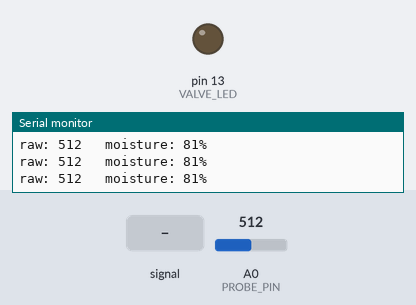
Recording of a sketch running on a simulated Arduino Uno, built with avr-gcc and run on an emulated ATmega328P. On the bench: output pins drawn as LEDs (lit = HIGH), the last lines printed to the serial monitor. Dashed ring = blinking. The test bench sets the inputs (shaded band); at power-on: A0 (PROBE_PIN) = 512.

Above: at 1.2 s.
1.3 s: A0 (PROBE_PIN) fed a 200 Hz sine of ±460 counts around its level
At 2.01 s:
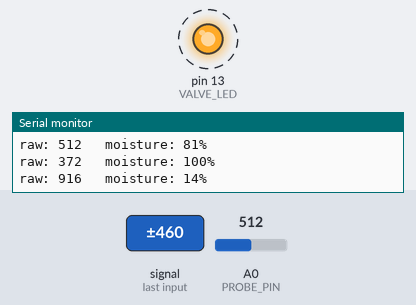
4.3 s: A0 (PROBE_PIN) set to 0
At 5.2 s:
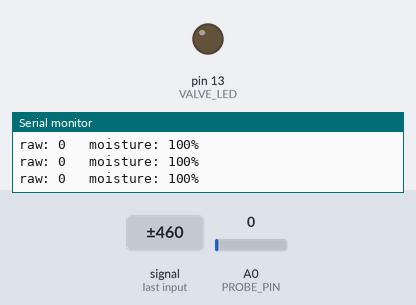
7.3 s: A0 (PROBE_PIN) set to 778
8.8 s: A0 (PROBE_PIN) set to 800
At 10.2 s:
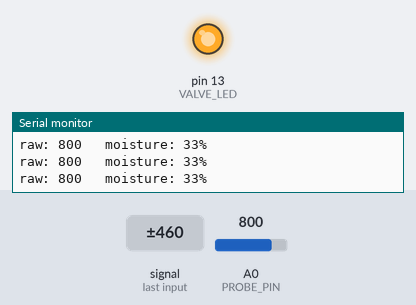
10.6 s: A0 (PROBE_PIN) set to 689
12.1 s: A0 (PROBE_PIN) set to 656
At 13.5 s:
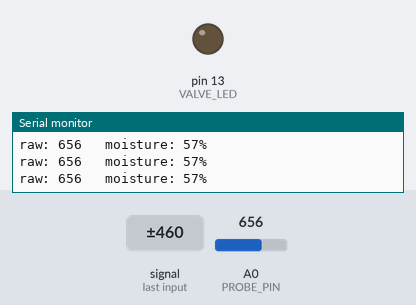
Timing chart, 0 to 14.9 s (numbered marks = the images above; inputs shaded):
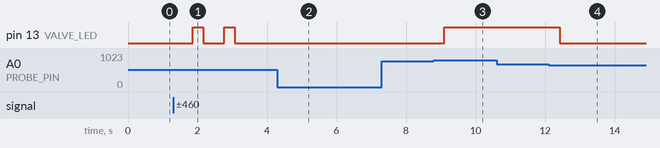

The sketch:

rootwise_uno.ino
```cpp
const bool USE_DIY_PROBE = true;
const bool CALIBRATING   = true;   // step 1: true. step 2: false for the demo

int DRY_RAW = 1000;   // replace with your raw reading in AIR
int WET_RAW = 400;    // replace with your raw reading in WATER

const int LOW_PCT  = 35;   // below this: valve opens
const int HIGH_PCT = 55;   // above this: valve closes

const int PROBE_PIN = A0;
const int VALVE_LED = 13;
bool valveOpen = false;

void setup() {
  Serial.begin(9600);
  pinMode(VALVE_LED, OUTPUT);
  if (USE_DIY_PROBE) pinMode(PROBE_PIN, INPUT_PULLUP);
  else pinMode(PROBE_PIN, INPUT);
}

int readAvg() {
  long s = 0;
  for (int i = 0; i < 10; i++) { s += analogRead(PROBE_PIN); delay(5); }
  return s / 10;
}

void loop() {
  int raw = readAvg();
  int moisture = constrain(map(raw, DRY_RAW, WET_RAW, 0, 100), 0, 100);

  if (moisture < LOW_PCT)   valveOpen = true;
  if (moisture >= HIGH_PCT) valveOpen = false;
  digitalWrite(VALVE_LED, valveOpen ? HIGH : LOW);

  if (CALIBRATING) {
    Serial.print("raw: ");        Serial.print(raw);
    Serial.print("   moisture: "); Serial.print(moisture);
    Serial.println("%");
  } else {
    Serial.print("Moisture:");  Serial.print(moisture);
    Serial.print(",DryLimit:"); Serial.print(LOW_PCT);
    Serial.print(",WetLimit:"); Serial.print(HIGH_PCT);
    Serial.print(",Valve:");    Serial.println(valveOpen ? 100 : 0);
  }
  delay(250);
}
```

Measured:
- the behaviour switches between 790 and 791 on A0 (PROBE_PIN) (found by bisection; images 2 and 3)
- the behaviour switches between 671 and 670 on A0 (PROBE_PIN) (found by bisection; images 3 and 4)
- after the input at 1.3 s, pin 13 (VALVE_LED): alternates HIGH for 0.30 s and LOW for 0.60 s, 4 changes in all, then stays LOW, starting after 0.56 s
- after the input at 4.3 s, pin 13 (VALVE_LED): stops changing and stays LOW
- after the input at 8.8 s, pin 13 (VALVE_LED): LOW → HIGH after 0.30 s
- after the input at 12.1 s, pin 13 (VALVE_LED): HIGH → LOW after 0.32 s
